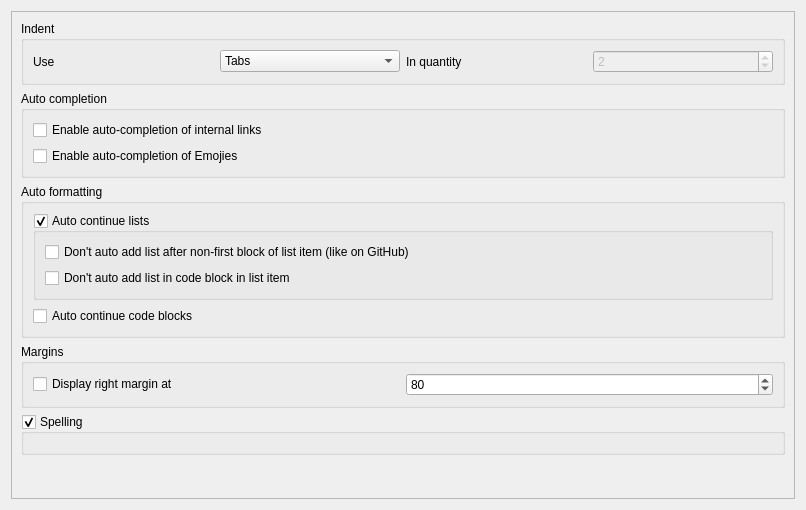
<?xml version="1.0" encoding="UTF-8"?>
<ui version="4.0">
 <class>EditorSettingsPage</class>
 <widget class="QWidget" name="EditorSettingsPage">
  <property name="geometry">
   <rect>
    <x>0</x>
    <y>0</y>
    <width>806</width>
    <height>510</height>
   </rect>
  </property>
  <property name="windowTitle">
   <string>Settings</string>
  </property>
  <layout class="QVBoxLayout" name="verticalLayout_6">
   <item>
    <widget class="QScrollArea" name="scrollArea">
     <property name="widgetResizable">
      <bool>true</bool>
     </property>
     <property name="alignment">
      <set>Qt::AlignmentFlag::AlignLeading|Qt::AlignmentFlag::AlignLeft|Qt::AlignmentFlag::AlignTop</set>
     </property>
     <widget class="QWidget" name="scrollAreaWidgetContents">
      <property name="geometry">
       <rect>
        <x>0</x>
        <y>0</y>
        <width>794</width>
        <height>494</height>
       </rect>
      </property>
      <property name="sizePolicy">
       <sizepolicy hsizetype="Expanding" vsizetype="Fixed">
        <horstretch>0</horstretch>
        <verstretch>0</verstretch>
       </sizepolicy>
      </property>
      <layout class="QVBoxLayout" name="verticalLayout_5">
       <item>
        <widget class="QGroupBox" name="groupBox">
         <property name="title">
          <string>Indent</string>
         </property>
         <layout class="QHBoxLayout" name="horizontalLayout_3">
          <item>
           <widget class="QLabel" name="label">
            <property name="text">
             <string>Use</string>
            </property>
           </widget>
          </item>
          <item>
           <widget class="QComboBox" name="m_tabsMode">
            <item>
             <property name="text">
              <string>Tabs</string>
             </property>
            </item>
            <item>
             <property name="text">
              <string>Spaces</string>
             </property>
            </item>
           </widget>
          </item>
          <item>
           <widget class="QLabel" name="label_2">
            <property name="text">
             <string>In quantity</string>
            </property>
           </widget>
          </item>
          <item>
           <widget class="QSpinBox" name="m_spacesAmount">
            <property name="enabled">
             <bool>false</bool>
            </property>
            <property name="minimum">
             <number>1</number>
            </property>
            <property name="maximum">
             <number>10</number>
            </property>
            <property name="value">
             <number>2</number>
            </property>
           </widget>
          </item>
         </layout>
        </widget>
       </item>
       <item>
        <widget class="QGroupBox" name="groupBox_3">
         <property name="title">
          <string>Auto completion</string>
         </property>
         <layout class="QVBoxLayout" name="verticalLayout_4">
          <item>
           <widget class="QCheckBox" name="m_autoLinks">
            <property name="text">
             <string>Enable auto-completion of internal links</string>
            </property>
           </widget>
          </item>
          <item>
           <widget class="QCheckBox" name="m_autoEmoji">
            <property name="text">
             <string>Enable auto-completion of Emojies</string>
            </property>
           </widget>
          </item>
         </layout>
        </widget>
       </item>
       <item>
        <widget class="QGroupBox" name="groupBox_2">
         <property name="title">
          <string>Auto formatting</string>
         </property>
         <layout class="QVBoxLayout" name="verticalLayout_3">
          <item>
           <widget class="QGroupBox" name="m_autoListGroupBox">
            <property name="title">
             <string>Auto continue lists</string>
            </property>
            <property name="checkable">
             <bool>true</bool>
            </property>
            <layout class="QVBoxLayout" name="verticalLayout_2">
             <item>
              <widget class="QCheckBox" name="m_githubBehaviour">
               <property name="text">
                <string>Don't auto add list after non-first block of list item (like on GitHub)</string>
               </property>
              </widget>
             </item>
             <item>
              <widget class="QCheckBox" name="m_dontUseAutoListInCodeBlock">
               <property name="text">
                <string>Don't auto add list in code block in list item</string>
               </property>
              </widget>
             </item>
            </layout>
           </widget>
          </item>
          <item>
           <widget class="QCheckBox" name="m_autoFormatCodeBlocks">
            <property name="text">
             <string>Auto continue code blocks</string>
            </property>
           </widget>
          </item>
         </layout>
        </widget>
       </item>
       <item>
        <widget class="QGroupBox" name="m_marginsGroup">
         <property name="title">
          <string>Margins</string>
         </property>
         <layout class="QHBoxLayout" name="horizontalLayout_2">
          <item>
           <widget class="QCheckBox" name="m_rightMargin">
            <property name="text">
             <string>Display right margin at</string>
            </property>
           </widget>
          </item>
          <item>
           <widget class="QSpinBox" name="m_rightMarginValue">
            <property name="minimum">
             <number>1</number>
            </property>
            <property name="maximum">
             <number>99999</number>
            </property>
            <property name="value">
             <number>80</number>
            </property>
           </widget>
          </item>
         </layout>
        </widget>
       </item>
       <item>
        <widget class="QGroupBox" name="m_spellingGroup">
         <property name="title">
          <string>Spelling</string>
         </property>
         <property name="checkable">
          <bool>true</bool>
         </property>
         <layout class="QVBoxLayout" name="verticalLayout">
          <item>
           <widget class="MdEditor::SonnetConfig" name="m_spellingConfig" native="true"/>
          </item>
         </layout>
        </widget>
       </item>
      </layout>
     </widget>
    </widget>
   </item>
  </layout>
 </widget>
 <customwidgets>
  <customwidget>
   <class>MdEditor::SonnetConfig</class>
   <extends>QWidget</extends>
   <header location="global">sonnetconfig.h</header>
   <container>1</container>
  </customwidget>
 </customwidgets>
 <resources/>
 <connections/>
</ui>
